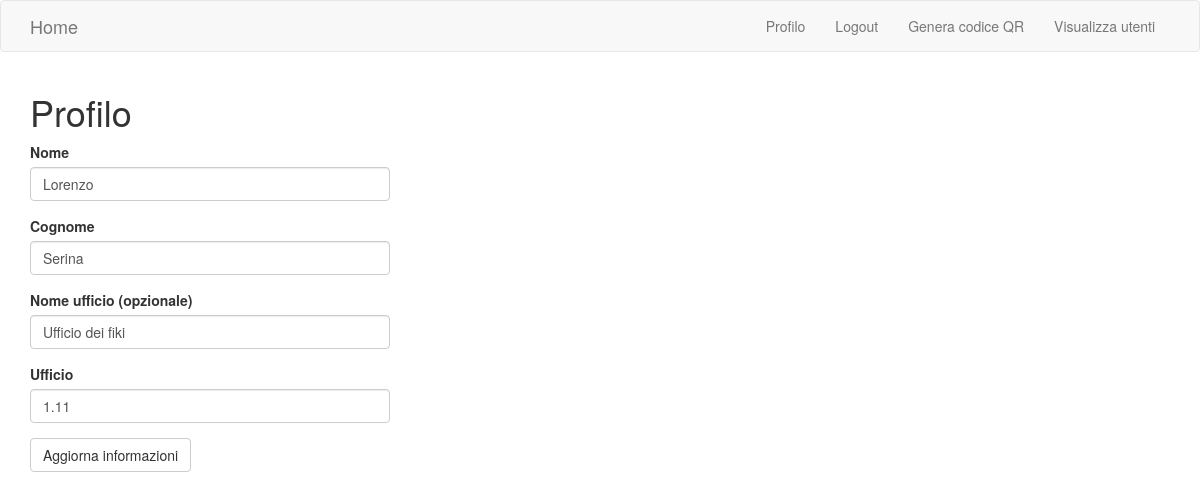
Screenshot of /user/2 (signed in) with the database file from the repository.
### app/models.py (models this page shows, shortened)
class User(UserMixin, db.Model):
    id = db.Column(db.Integer, primary_key=True)
    nome = db.Column(db.String(32), index=True)
    cognome = db.Column(db.String(32), index=True)
    email = db.Column(db.String(64), index=True, unique=True)
    password = db.Column(db.String(128))
    nome_ufficio = db.Column(db.String(32), index=True)
    ufficio = db.Column(db.String(32), index=True)
    confirmed = db.Column(db.Boolean, default=False)
    superuser=db.Column(db.Boolean, default=False)

### app/user.py (the view, shortened to what this page needs)
@bp.route('/<id>', methods=('GET', 'POST'))
@login_required
def user(id):
    user = User.query.filter_by(id=id).first_or_404()
    class ModifyUserForm(FlaskForm):
        nome = StringField(current_app.config["LABELS"]["nome"],
                        default=user.nome,
                        validators=[DataRequired(message=current_app.config["LABELS"]["required"])])
        cognome = StringField(current_app.config["LABELS"]["cognome"],
                        default=user.cognome,
                        validators=[DataRequired(message=current_app.config["LABELS"]["required"])])
        nome_ufficio = StringField(current_app.config["LABELS"]["nome_ufficio_opz"],
                        default=user.nome_ufficio)
        ufficio = StringField(current_app.config["LABELS"]["ufficio"],
                        default=user.ufficio,
                        validators=[DataRequired(message=current_app.config["LABELS"]["required"])])
        submit = SubmitField(current_app.config["LABELS"]["modify"])
    form = ModifyUserForm()
    return render_template('user/user.html', form=form)

### app/user.py
    class ModifyUserForm(FlaskForm):
        nome = StringField(current_app.config["LABELS"]["nome"],
                        default=user.nome,
                        validators=[DataRequired(message=current_app.config["LABELS"]["required"])])
        cognome = StringField(current_app.config["LABELS"]["cognome"],
                        default=user.cognome,
                        validators=[DataRequired(message=current_app.config["LABELS"]["required"])])
        nome_ufficio = StringField(current_app.config["LABELS"]["nome_ufficio_opz"],
                        default=user.nome_ufficio)
        ufficio = StringField(current_app.config["LABELS"]["ufficio"],
                        default=user.ufficio,
                        validators=[DataRequired(message=current_app.config["LABELS"]["required"])])
        submit = SubmitField(current_app.config["LABELS"]["modify"])

### app/models.py (called while the page is built)
@login.user_loader
def load_user(id):
    return User.query.get(int(id))

### app/templates/user/user.html
{% extends "base.html" %}
{% import 'bootstrap/wtf.html' as wtf %}
{% block app_content %}
    <h1>{{ config.LABELS.profilo }}</h1>
    <div class="row">
        <div class="col-md-4">
            {{ wtf.quick_form(form) }}
        </div>
    </div>
{% endblock %}

### rows the page displays
User: nome "Lorenzo", cognome "Serina", nome_ufficio "Ufficio dei fiki", ufficio "1.11"

### other values shown
{{ config.LABELS.profilo }} "Profilo"
{{ config.LABELS.logout }} "Logout"
{{ config.LABELS.genera }} "Genera codice QR"
{{ config.LABELS.visualizza_utenti }} "Visualizza utenti"
